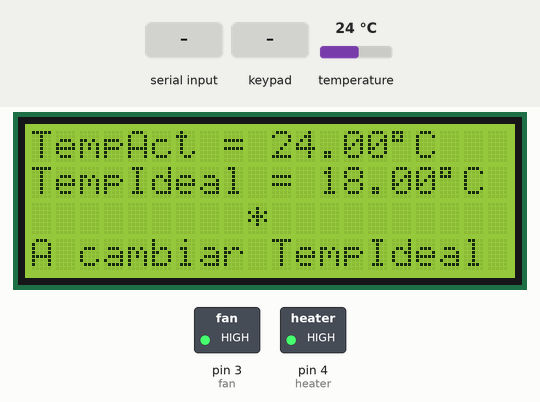
A sketch run on a simulated Arduino Uno, built with avr-gcc and run on an emulated ATmega328P. Parts: 20×4 character LCD, switched loads named in the sketch (green lamp = pin HIGH). The inputs (shaded band) are chosen by the test bench; at power-on: temperature 24 °C. What the sketch prints to the serial monitor is not drawn.

Above: at 1.2 s.
1.3 s: "90,45\n" received over Serial
At 2.9 s:
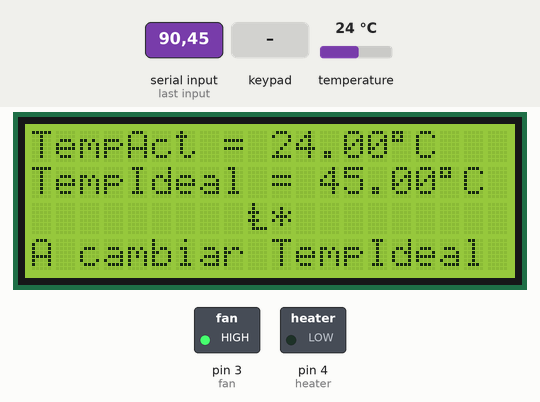
4.0 s: temperature set to 1 °C
At 5.3 s:
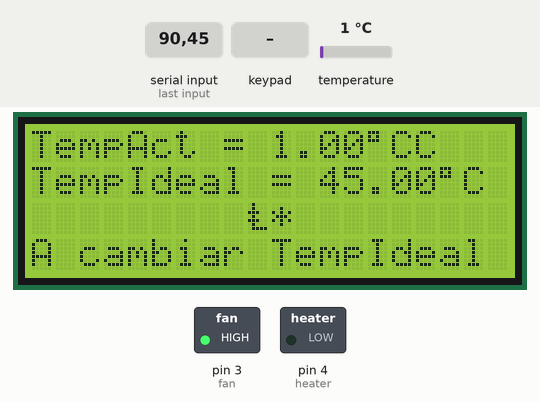
5.6 s: key 'A' pressed
At 7.0 s:
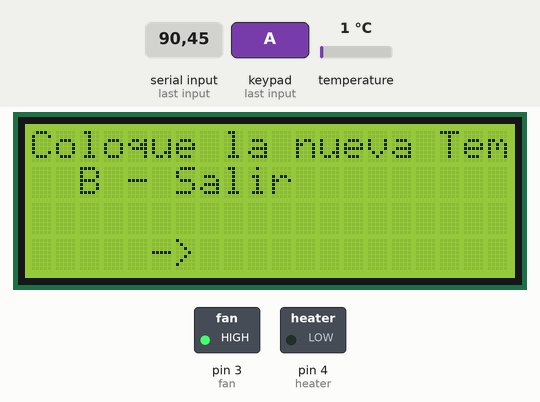
7.3 s: keypad keys 1 2 1 1 1 0 9 pressed 0.4 s apart
At 8.1 s:
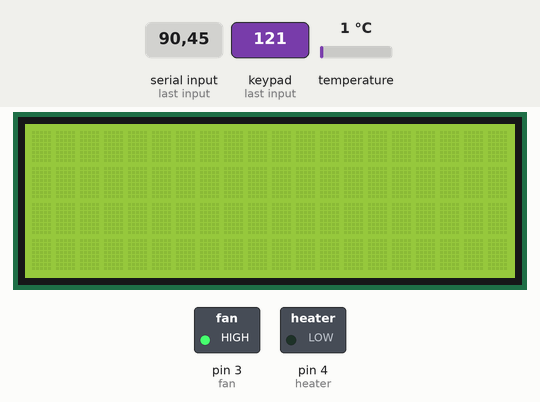
11.6 s: temperature set to 12 °C
At 12.1 s:
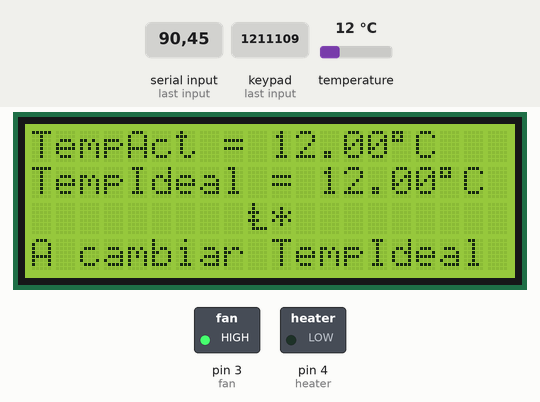
13.2 s: temperature set to 19 °C
Timing chart, 0 to 15.9 s (numbered marks = the images above; inputs shaded):
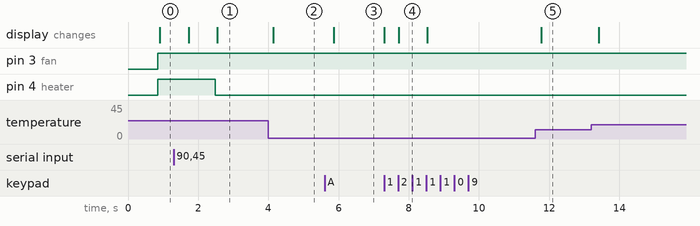

Measured:
- after the input at 1.3 s, pin 4 (heater): HIGH → LOW after 1.2 s; the display: first changes after 0.43 s (image 1 shows a later state)
- after the input at 4.0 s, the display: changes after 0.15 s (image 2)
- after the input at 5.6 s, the display: changes after 0.26 s (image 3)
- after the input at 7.3 s, the display: first changes at once (image 4 shows a later state)
- after the input at 11.6 s, the display: changes after 0.17 s (image 5)

The sketch:

arduinoControl.ino
```cpp
#include <OneWire.h>		   // Libreria para la comunicación usada por el sensor ds18b20
#include <DallasTemperature.h> // Libreria para usar el sensor ds18b20

OneWire ourWire(2);					 //Se establece el pin 2  como bus OneWire
DallasTemperature sensors(&ourWire); //Se declara una variable u objeto para nuestro sensor

#include <LiquidCrystal_I2C.h> // Libreria para LCD I2C
#include <Wire.h>			   // Libreria para usar SDA y SCL

LiquidCrystal_I2C lcd(0x27, 20, 4); // Configuración de la pantalla

#include <Keypad.h> // Libreria para usar teclado matricial

#include <string.h>

const byte rows = 4;					// Número de filas
const byte columns = 4;					// Número de columnas
byte pinsRows[rows] = {12, 11, 10, 9}; // Pins donde se encuentran conectadas las filas en orden F1, F2,...
byte pinsCol[columns] = {8, 7, 6, 5};	// Pins donde se encuentran conectadas las columnas en orden C1, C2,...
char keys[rows][columns] = {			// Asignamos los carateres en la matriz de filas y columnas
	{'1', '2', '3', 'A'},
	{'4', '5', '6', 'B'},
	{'7', '8', '9', 'C'},
	{'*', '0', '#', '.'}};

// Creamos el objeto de la libreria, makeKeymap realiza el mapeo de los caracteres
Keypad keyboard = Keypad(makeKeymap(keys), pinsRows, pinsCol, rows, columns);

char key; // Creamos una variable char que almacenara la tecla que se presione

String str = ""; // Var para recibir los datos por el port Serie
const char separator = ',';
const int dataLength = 5;		  // Datos a recibir
float data[dataLength] = {0, 18}; // Array para los datos

const int fan = 3, // Pin del vantilador
	heater = 4;	   // Pin del calentador

// data[0]	// Temperatura Actual
// data[1]	// Temperatura Ideal
// data[2] 	// Estado del calentador 0 apagado , 1 encendido
// data[3]	// Estado del ventilador 0 apagado , 1 encendido
// data[4]	// Estado de operación 0 automático , 1 manual

volatile unsigned int cuenta = 0;

void setup()
{
	SREG = (SREG & 0b01111111);				 //Desabilitar interrupciones
	TIMSK2 = TIMSK2 | 0b00000001;			 //Habilita la interrupcion por desbordamiento
	TCCR2B = 0b00000111;					 //Configura preescala para que FT2 sea de 7812.5Hz
	SREG = (SREG & 0b01111111) | 0b10000000; //Habilitar interrupciones //Desabilitar interrupciones
	Serial.begin(9600);
	lcd.init();		 // Inicializamos el LCD
	lcd.backlight(); // Encender luz de fondo
	sensors.begin(); //Se inicia el sensor
	pinMode(fan, OUTPUT);
	pinMode(heater, OUTPUT);
}

String floatToString(float floatVal)
{
	char charVal[5];
	String stringVal = "";
	dtostrf(floatVal, 3, 2, charVal);
	for (int i = 0; i < sizeof(charVal); i++)
	{
		stringVal += charVal[i];
	}
	return stringVal;
}

void receiveData()
{
	str = Serial.readStringUntil('\n');
	for (int i = 0; i < dataLength; i++)
	{
		int index = str.indexOf(separator);
		data[i] = str.substring(0, index).toFloat();
		str = str.substring(index + 1);
	}
}

void tempControl()
{
	if (!int(data[4]))
	{
		if (data[0] < data[1])
		{
			digitalWrite(heater, LOW);
			digitalWrite(fan, LOW);
			data[2] = 1;
			data[3] = 0;
		}
		else if (data[0] > (data[1] + 0.99))
		{
			digitalWrite(heater, HIGH);
			digitalWrite(fan, HIGH);
			data[2] = 0;
			data[3] = 1;
		}
		else if (data[0] >= data[1] || data[0] <= (data[1] + 0.99))
		{
			digitalWrite(fan, LOW);
			digitalWrite(heater, HIGH);
			data[2] = 0;
			data[3] = 0;
		}
	}
	else if (int(data[4]))
	{
		digitalWrite(heater, !int(data[2]));
		digitalWrite(fan, int(data[3]));
	}
}

void showData()
{
	lcd.setCursor(0, 0);
	lcd.print("TempAct = ");
	lcd.print(data[0]);
	lcd.write(B11011111);
	lcd.print("C");
	lcd.setCursor(0, 1);
	lcd.print("TempIdeal = ");
	lcd.print(data[1]);
	lcd.write(B11011111);
	lcd.print("C");
	lcd.setCursor(0, 3);
	lcd.print("A cambiar TempIdeal");
	lcd.setCursor(9, 2);
	if (int(data[2]))
		lcd.write(B11101101);
	if (int(data[3]))
		lcd.write(B00101010);
}

void sendData()
{
	String strS = "";
	strS.concat(data[0]);
	strS.concat(",");
	strS.concat(data[1]);
	strS.concat(",");
	strS.concat(int(data[2]));
	strS.concat(",");
	strS.concat(int(data[3]));
	strS.concat(",");
	strS.concat(int(data[4]));
	Serial.println(strS);
	strS = "";
}

void loop()
{

	sensors.requestTemperatures();		  // Se envía el comando para leer la temperatura
	data[0] = sensors.getTempCByIndex(0); // Se obtiene la temperatura en ºC

	tempControl(); // Control de temperatura
	showData();	   // Mostrar datos en pantalla LCD

	key = keyboard.getKey(); // Obtenemos el caracter correspondiente a la tecla presionada

	// Cambiar la temperatura ideal
	if (key != NO_KEY)
	{
		if (key == 'A')
		{
			int i = 0;
			String temp = "";
			lcd.clear();
			lcd.setCursor(0,0);
			lcd.print("Coloque la nueva Tem");
			lcd.setCursor(2,1);
			lcd.print("B - Salir");
			lcd.setCursor(5, 3);
			lcd.print("-> ");
			while (i < 2)
			{
				key = keyboard.waitForKey();
				if (key >= '0' && key <= '9')
				{
					lcd.print(key);
					temp += key;
					i++;
				}
				if (key == 'B')
				{
					i = 4;
				}
			}
			if (temp.length() > 0)
			{
				data[1] = temp.toInt();
				sendData(); // Se envian los datos en un string de forma csv
			}
			lcd.clear();
		}
	}

	// Se reciben datos si hay en el buffer
	if (Serial.available())
	{
		lcd.clear();
		receiveData(); 	// Se reciben los datos en un string y se separan para su uso
		sendData();
	}

}

ISR(TIMER2_OVF_vect)
{
	cuenta++;
	if (cuenta > 100) // 20 aprox 1 s
	{
		sendData(); // Se envian los datos en un string de forma csv
		cuenta = 0;
	}
}
```
